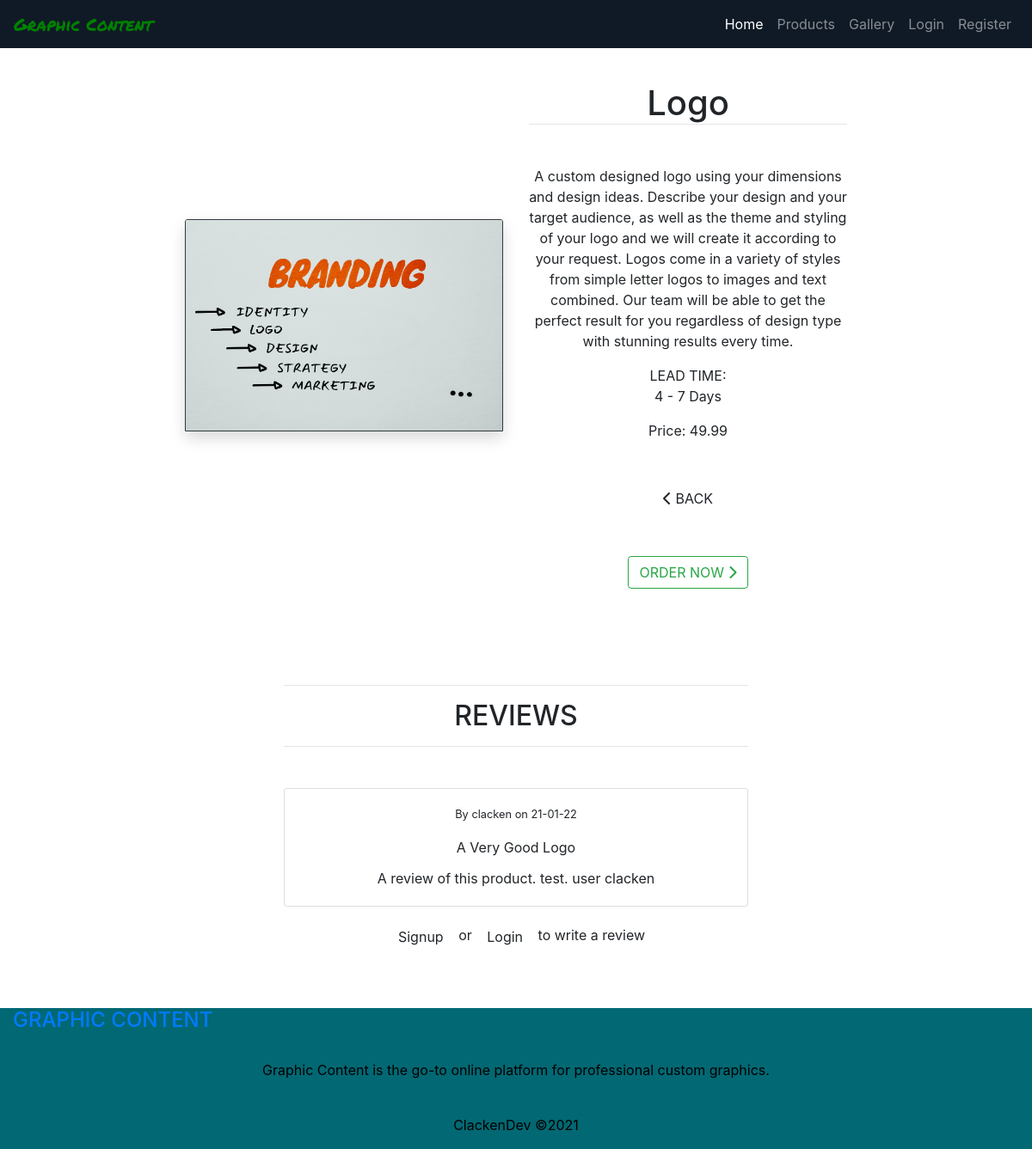
/products/1, run on the app's committed database.
### products/models.py (models this page shows, shortened)
class Product(models.Model):
    service_type = models.CharField(max_length=254)
    price = models.DecimalField(max_digits=6, decimal_places=2)
    short_description = models.TextField(null=True)
    description = models.TextField(null=True)
    lead_time = models.CharField(max_length=254)
    image_url = models.URLField(max_length=1024, null=True, blank=True)
    image = models.ImageField(null=True, blank=True)

class Review(models.Model):
    product = models.ForeignKey(
        Product, null=True, blank=True, on_delete=models.SET_NULL
    )
    user = models.ForeignKey(
        UserProfile, null=True, blank=True, on_delete=models.CASCADE
    )
    review_title = models.CharField(max_length=254, null=True, blank=True)
    review = models.TextField(blank=True, null=True)
    date = models.DateTimeField(auto_now_add=True)

### profiles/models.py (models this page shows)
class UserProfile(models.Model):
    user = models.OneToOneField(User, on_delete=models.CASCADE)
    def __str__(self):
        return str(self.user)

### products/views.py (the view)
# urls.py: path('<product_id>', views.product_detail, name='product_detail'),
def product_detail(request, product_id):
    product = get_object_or_404(Product, pk=product_id)
    form = ReviewForm()
    reviews = Review.objects.filter(product=product)
    context = {
        'product': product,
        'form': form,
        'reviews': reviews,
    }
    return render(request, 'products/product_detail2.html', context)

### products/templates/products/product_detail2.html (shortened to what this page needs)
{% extends "base.html" %}
{% load static %}
{% block content %}
<div class="container-fluid text-center txt-shadow">
    <div class="row d-flex align-items-center justify-content-center">
        <div class="col-12 col-md-6 col-lg-4 mt-4">
            <div class="image-container shadow my-5 mt-4">
                {% if product.image %}
                <a href="{{ product.image.url }}" target="_blank">
                    <img class="card-img-top border border-dark img-fluid" src="{{ product.image.url }}"
                        alt="{{ product.service_type }}">
                </a>
                {% else %}
                <a href="">
                    <img class="card-img-top border border-dark img-fluid" src="{{ MEDIA_URL }}noimage.png"
                        alt="{{ product.service_type }}">
                </a>
                {% endif %}
            </div>
        </div>
        <div class="col-12 col-md-6 col-lg-4 mt-5">
            <div class="mb-5 mt-md-5">
                <h1 class="mb-0">{{ product.service_type }}</h1>
                <hr class="mb-5 mt-0">
                <p class="mb-3 fs-5">{{ product.description }}</p>
                <p class="text-center">
                    <span class="text-uppercase">Lead Time:</span>
                    <br>
                    <span class="">{{ product.lead_time }}</span>
                </p>
                <div class="mt-3">
                    <span class="mt-3">Price:</span>
                    <span class="">{{ product.price }}</span>
                </div>
                <div class="row">
                    <div class="col-12">
                        <a href="{% url 'products' %}" class="btn btn-back rounded-2 mt-5">
                            <span class="icon">
                                <i class="fas fa-chevron-left"></i>
                            </span>
                            <span class="text-uppercase">Back</span>
                        </a>
                    </div>
                    <div class="col-12">
                        <a href="{% url 'checkout' product.id %}" class="btn btn-outline-success rounded-2 mt-5">
                            <span class="text-uppercase">Order Now</span>
                            <span class="icon">
                                <i class="fas fa-chevron-right"></i>
                            </span>
                        </a>
                    </div>
                </div>
            </div>
        </div>
    </div>
</div>
<div class="container py-5">
    <div class="row justify-content-center">
        <div class="col-12 col-md-6">
            <hr>
            <h2 class="text-uppercase text-center mb-3">Reviews</h2>
            <hr>
            <div class="reviews-container text-center">
                {% for review in reviews.all %}
                <div class="card mt-5 rounded-2">
                    <div class="card-body">
                        <p class="small text-start">By {{ review.user }} on {{ review.date|date:"d-m-y" }}</p>
                        <p class="card-title text-capitalize">{{ review.review_title }}</p>
                        <p class="card-text">{{ review.review }}</p>
                    </div>
                </div>
                {% empty %}
                <div class="text-center my-4">
                    <p class="fs-5">No reviews yet</p>
                    <hr>
                </div>
                {% endfor %}
            </div>
        </div>
    </div>
    <div id="review-form" class="row justify-content-center">
        <div class="col-12 col-md-6">
            {% if request.user.is_authenticated %}
            <h3 class="text-center my-2 text-uppercase mb-3">Review This Product</h3>
            {% else %}
            <p class="text-center my-3">
                <a class="btn btn-back" href="{% url 'account_signup' %}">Signup</a>
                or
                <a class="btn btn-landing-page" href="{% url 'account_login' %}">Login</a>
                to write a review
            </p>
            {% endif %}
        </div>
    </div>
</div>
{% endblock %}

### static/css/base.css (style rules this page uses)
html { height: 100%; }
body { margin: 0; }

### data on the page
Product: image (picture), service_type "Logo", description "A custom designed logo using your dimensions and design ideas. Describe your design and your target audience, as well as the theme and styling of your logo and we will create it according to your request. Logos come in a variety of styles from simple letter logos to images and text combined. Our team will be able to get the perfect result for you regardless of design type with stunning results every time.", lead_time "4 - 7 Days", price "49.99"
Review: user "clacken", date "21-01-22", review_title "A Very Good Logo", review "A review of this product. test. user clacken"
